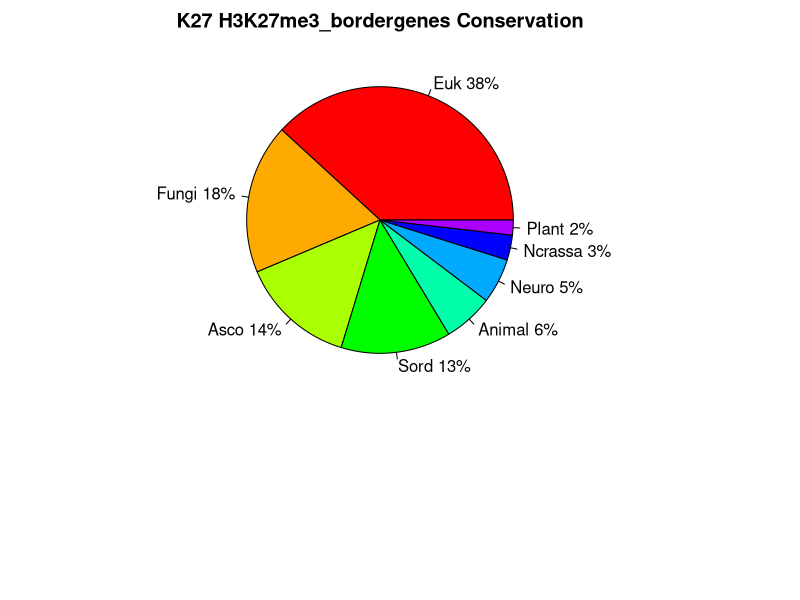
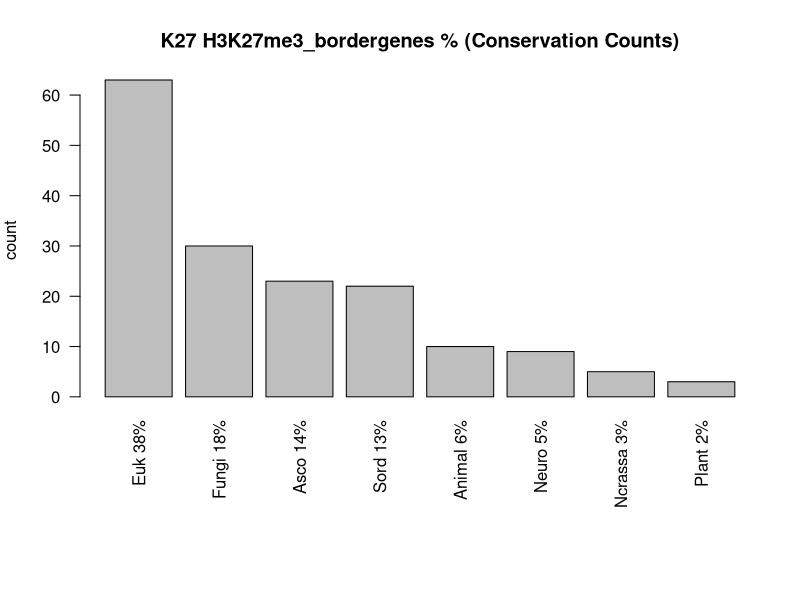
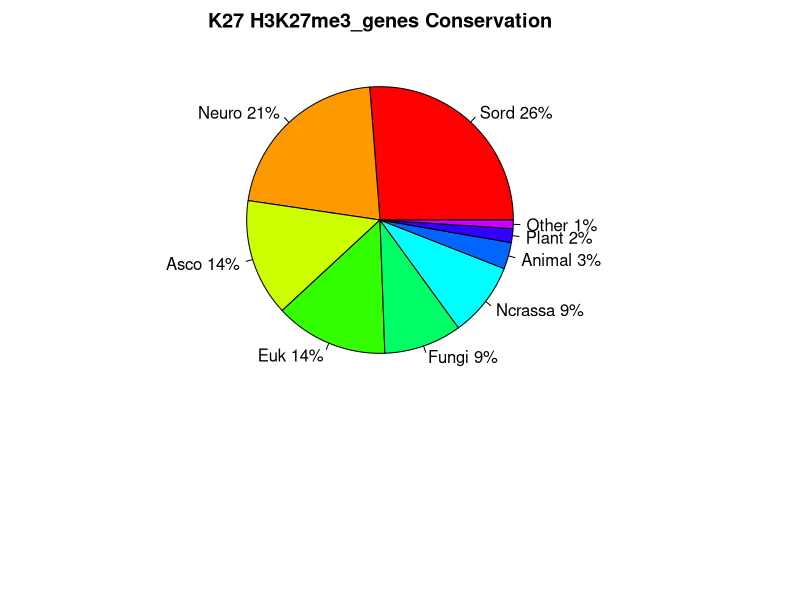
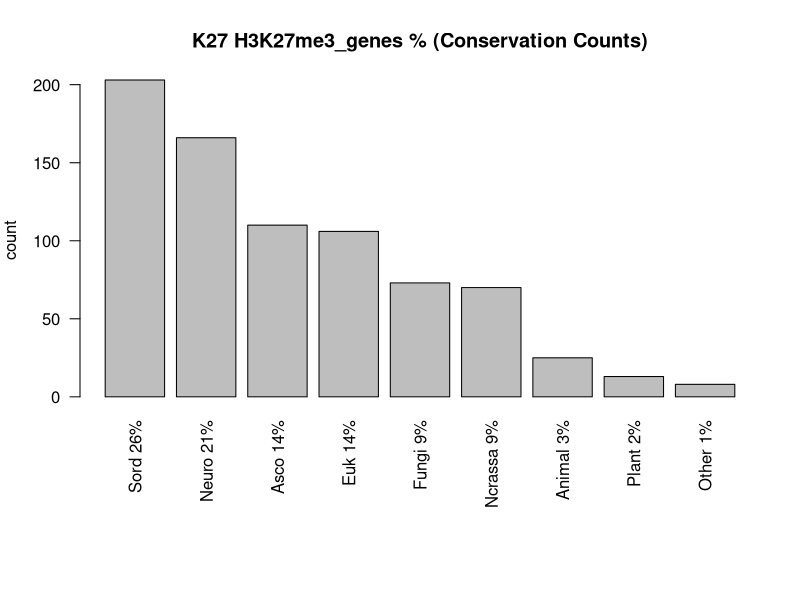
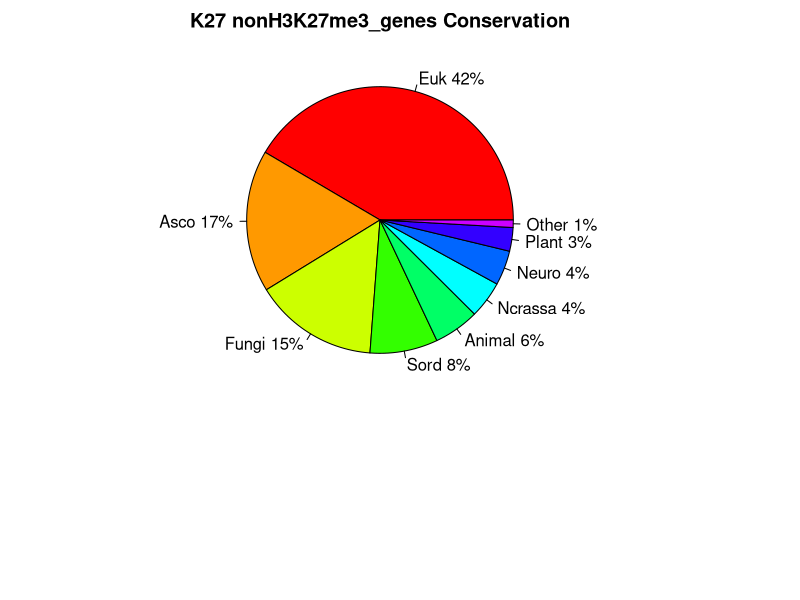
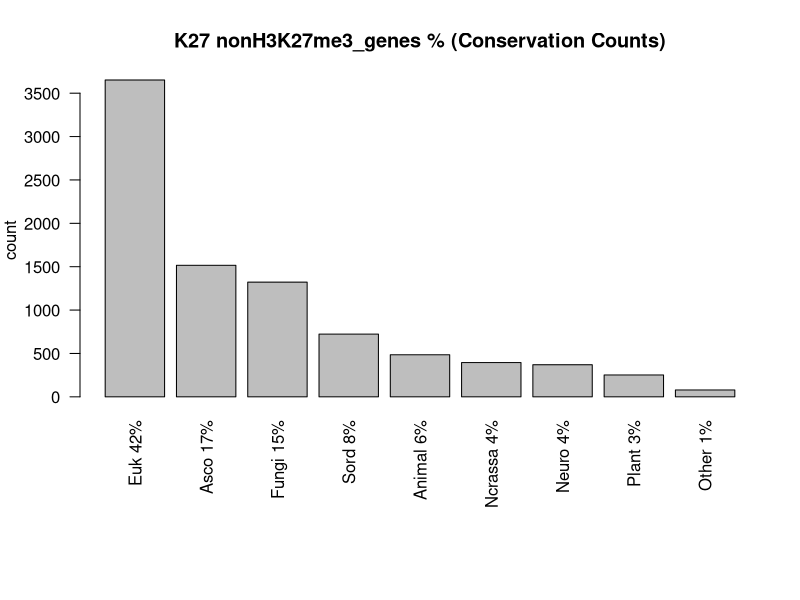

Write the R code that produced these figures, in order.
pdf("K27_byclades.pdf");
cH3K27me3_bordergenes <- read.table("H3K27me3_bordergenes_clade.dat",header=F,sep="\t");
pct <- round(cH3K27me3_bordergenes$V2/sum(cH3K27me3_bordergenes$V2)*100);
pct <- round(cH3K27me3_bordergenes$V2/sum(cH3K27me3_bordergenes$V2)*100);
lbls <- paste(cH3K27me3_bordergenes$V1, pct);
lbls <- paste(lbls,"%",sep="");
par(mar=c(10,0,2,2))
pie(cH3K27me3_bordergenes$V2,labels=lbls,col=rainbow(length(lbls)+1),radius=0.8,main="K27 H3K27me3_bordergenes Conservation");
par(mar=c(10,4,4,2))
barplot(cH3K27me3_bordergenes$V2,names.arg=lbls,las=2,ylab="count",main="K27 H3K27me3_bordergenes % (Conservation Counts)");
cH3K27me3_genes <- read.table("H3K27me3_genes_clade.dat",header=F,sep="\t");
pct <- round(cH3K27me3_genes$V2/sum(cH3K27me3_genes$V2)*100);
pct <- round(cH3K27me3_genes$V2/sum(cH3K27me3_genes$V2)*100);
lbls <- paste(cH3K27me3_genes$V1, pct);
lbls <- paste(lbls,"%",sep="");
par(mar=c(10,0,2,2))
pie(cH3K27me3_genes$V2,labels=lbls,col=rainbow(length(lbls)+1),radius=0.8,main="K27 H3K27me3_genes Conservation");
par(mar=c(10,4,4,2))
barplot(cH3K27me3_genes$V2,names.arg=lbls,las=2,ylab="count",main="K27 H3K27me3_genes % (Conservation Counts)");
cnonH3K27me3_genes <- read.table("nonH3K27me3_genes_clade.dat",header=F,sep="\t");
pct <- round(cnonH3K27me3_genes$V2/sum(cnonH3K27me3_genes$V2)*100);
pct <- round(cnonH3K27me3_genes$V2/sum(cnonH3K27me3_genes$V2)*100);
lbls <- paste(cnonH3K27me3_genes$V1, pct);
lbls <- paste(lbls,"%",sep="");
par(mar=c(10,0,2,2))
pie(cnonH3K27me3_genes$V2,labels=lbls,col=rainbow(length(lbls)+1),radius=0.8,main="K27 nonH3K27me3_genes Conservation");
par(mar=c(10,4,4,2))
barplot(cnonH3K27me3_genes$V2,names.arg=lbls,las=2,ylab="count",main="K27 nonH3K27me3_genes % (Conservation Counts)");
